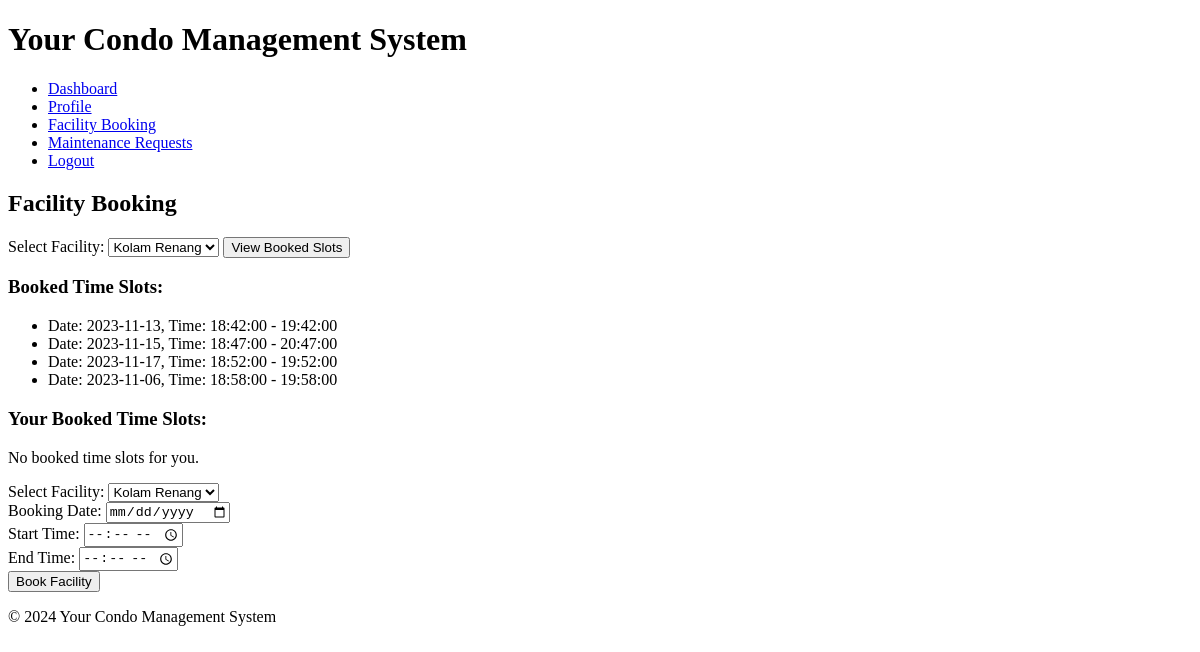
The page /resident/facility_booking.php?facility=1 (signed in) on the database as committed earlier.
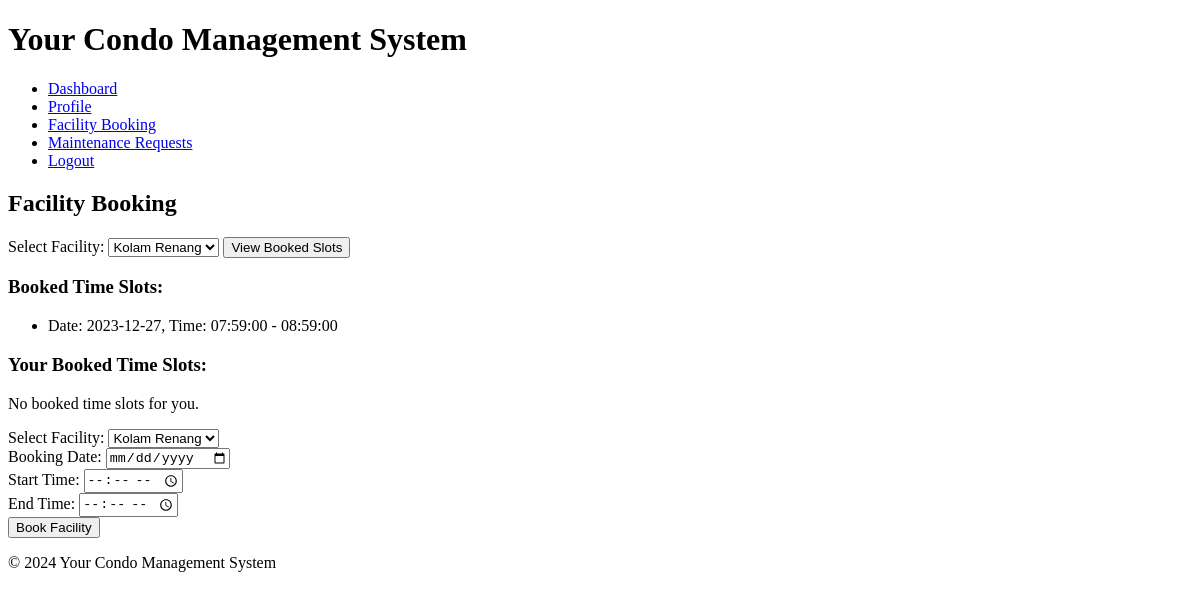
The same page on the database as committed later.
### tables this page shows
CREATE TABLE `booking` (
  `booking_id` int(20) NOT NULL,
  `user_id` int(20) NOT NULL,
  `facility_id` int(20) NOT NULL,
  `booking_date` date NOT NULL,
  `start_time` time NOT NULL,
  `end_time` time NOT NULL
);

### resident/facility_booking.php (the view, shortened to what this page needs)
<?php
include '../include/connection.php';
$facilitySql = "SELECT * FROM facility";
$facilityResult = $conn->query($facilitySql);
if (isset($_GET['facility'])) {
    $selectedFacility = $_GET['facility'];
    $bookedSlotsSql = "SELECT booking_id, booking_date, start_time, end_time
                      FROM booking
                      WHERE facility_id = $selectedFacility";
    $bookedSlotsResult = $conn->query($bookedSlotsSql);
}
$userId = $_SESSION["user_id"];
$userBookedSlotsSql = "SELECT booking_id, f.facility_name, b.booking_date, b.start_time, b.end_time
                      FROM booking b
                      JOIN facility f ON b.facility_id = f.facility_id
                      WHERE b.user_id = $userId";
$userBookedSlotsResult = $conn->query($userBookedSlotsSql);
?>
<?php include '../include/header.php'; ?>
<div class="container">
    <?php include '../include/sidebar.php'; ?>
    <main>
        <h2>Facility Booking</h2>
        <?php if ($facilityResult->num_rows > 0): ?>
            <form action="facility_booking.php" method="get">
                <label for="facility">Select Facility:</label>
                <select id="facility" name="facility" required>
                    <?php
                    $facilityOptions = [];
                    while ($row = $facilityResult->fetch_assoc()) {
                        $facilityOptions[] = $row;
                    }
                    reset($facilityOptions);
                    foreach ($facilityOptions as $option) {
                        echo '<option value="' . $option['facility_id'] . '">' . $option['facility_name'] . '</option>';
                    }
                    ?>
                </select>
                <input type="submit" value="View Booked Slots">
            </form>
            <?php if (isset($bookedSlotsResult)): ?>
                <h3>Booked Time Slots:</h3>
                <?php if ($bookedSlotsResult->num_rows > 0): ?>
                    <ul>
                        <?php while ($slot = $bookedSlotsResult->fetch_assoc()): ?>
                            <li>
                                Date: <?php echo $slot['booking_date']; ?>,
                                Time: <?php echo $slot['start_time'] . ' - ' . $slot['end_time']; ?>
                            </li>
                        <?php endwhile; ?>
                    </ul>
                <?php else: ?>
                    <p>No booked time slots for the selected facility.</p>
                <?php endif; ?>
            <?php endif; ?>
            <?php if (isset($userBookedSlotsResult)): ?>
                <h3>Your Booked Time Slots:</h3>
                <?php if ($userBookedSlotsResult->num_rows > 0): ?>
                    <ul>
                        <?php while ($slot = $userBookedSlotsResult->fetch_assoc()): ?>
                            <li>
                                Facility: <?php echo $slot['facility_name']; ?>,
                                Date: <?php echo $slot['booking_date']; ?>,
                                Time: <?php echo $slot['start_time'] . ' - ' . $slot['end_time']; ?>
                                <?php
                                $currentDateTime = date("Y-m-d H:i:s");
                                $bookingDateTime = $slot['booking_date'] . ' ' . $slot['start_time'];
                                if ($currentDateTime < $bookingDateTime): ?>
                                    <form action="facility_booking.php" method="post">
                                        <input type="hidden" name="cancel_booking" value="<?php echo $slot['booking_id']; ?>">
                                        <input type="submit" value="Cancel Booking">
                                    </form>
                                <?php endif; ?>
                            </li>
                        <?php endwhile; ?>
                    </ul>
                <?php else: ?>
                    <p>No booked time slots for you.</p>
                <?php endif; ?>
            <?php endif; ?>
            <form action="book_facility.php" method="post">
                <label for="facility">Select Facility:</label>
                <select id="facility" name="facility" required>
                    <?php
                    foreach ($facilityOptions as $option) {
                        echo '<option value="' . $option['facility_id'] . '">' . $option['facility_name'] . '</option>';
                    }
                    ?>
                </select><br>
                <label for="booking_date">Booking Date:</label>
                <input type="date" id="booking_date" name="booking_date" required><br>
                <label for="start_time">Start Time:</label>
                <input type="time" id="start_time" name="start_time" required><br>
                <label for="end_time">End Time:</label>
                <input type="time" id="end_time" name="end_time" required><br>
                <input type="submit" value="Book Facility">
            </form>
        <?php else: ?>
            <p>No facilities available for booking.</p>
        <?php endif; ?>
    </main>
</div>
<?php include '../include/footer.php'; ?>

Rows that differ between the two databases and show on the page:
removed booking: booking_date "2023-11-13", start_time "18:42:00", end_time "19:42:00"
removed booking: booking_date "2023-11-15", start_time "18:47:00", end_time "20:47:00"
removed booking: booking_date "2023-11-17", start_time "18:52:00", end_time "19:52:00"
removed booking: booking_date "2023-11-06", start_time "18:58:00", end_time "19:58:00"
added booking: booking_date "2023-12-27", start_time "07:59:00", end_time "08:59:00"
